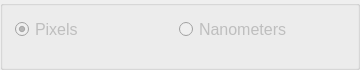
          <widget class="QGroupBox" name="groupBox">
           <property name="title">
            <string/>
           </property>
           <property name="flat">
            <bool>true</bool>
           </property>
           <widget class="QWidget" name="horizontalLayoutWidget_7">
            <property name="geometry">
             <rect>
              <x>0</x>
              <y>-1</y>
              <width>351</width>
              <height>61</height>
             </rect>
            </property>
            <layout class="QHBoxLayout" name="horizontalLayout_10">
             <property name="leftMargin">
              <number>15</number>
             </property>
             <property name="rightMargin">
              <number>15</number>
             </property>
             <item>
              <widget class="QRadioButton" name="rbtn_px">
               <property name="enabled">
                <bool>false</bool>
               </property>
               <property name="sizePolicy">
                <sizepolicy hsizetype="Minimum" vsizetype="Fixed">
                 <horstretch>0</horstretch>
                 <verstretch>0</verstretch>
                </sizepolicy>
               </property>
               <property name="font">
                <font>
                 <family>Segoe UI</family>
                 <pointsize>12</pointsize>
                </font>
               </property>
               <property name="cursor">
                <cursorShape>PointingHandCursor</cursorShape>
               </property>
               <property name="text">
                <string>Pixels</string>
               </property>
               <property name="checked">
                <bool>true</bool>
               </property>
              </widget>
             </item>
             <item>
              <widget class="QRadioButton" name="rbtn_nm">
               <property name="enabled">
                <bool>false</bool>
               </property>
               <property name="sizePolicy">
                <sizepolicy hsizetype="Minimum" vsizetype="Fixed">
                 <horstretch>0</horstretch>
                 <verstretch>0</verstretch>
                </sizepolicy>
               </property>
               <property name="font">
                <font>
                 <family>Segoe UI</family>
                 <pointsize>12</pointsize>
                </font>
               </property>
               <property name="cursor">
                <cursorShape>PointingHandCursor</cursorShape>
               </property>
               <property name="text">
                <string>Nanometers</string>
               </property>
               <property name="checked">
                <bool>false</bool>
               </property>
              </widget>
             </item>
            </layout>
           </widget>
          </widget>
